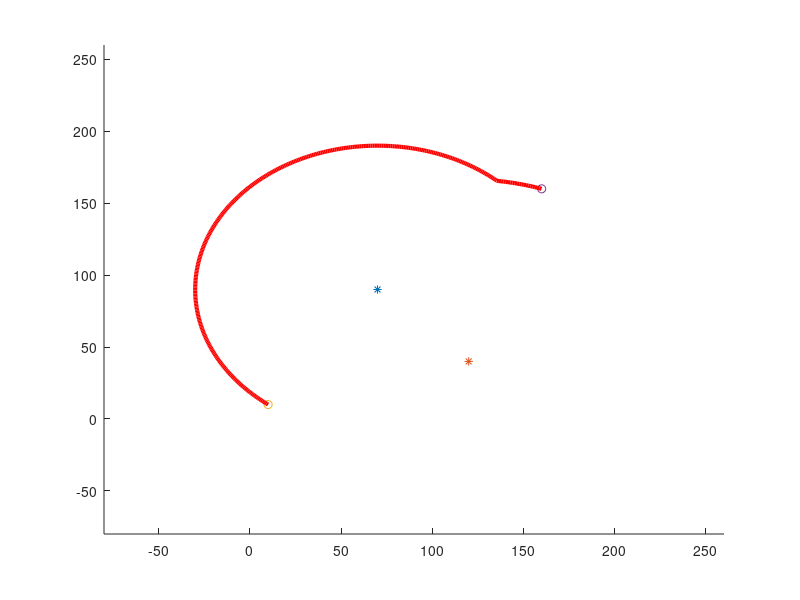

Source code (MATLAB): (Note: this script raises an error after producing the figure.)

start_node = [10,10];
middle_node=[75,75];
end_node   = [160,160];
radiotower=[70,90;
            120,40]; 
Rl=length(radiotower(:,1));
        
d=[];
d=[norm(radiotower(1,:)-start_node)];
d=[d;norm(radiotower(2,:)-end_node)];
dline=norm(radiotower(1,:)-radiotower(2,:));

figure(1)
axis([-80 260 -80 260]); hold on,
for i=1:Rl
    plot(radiotower(i,1),radiotower(i,2),'*');
end
plot(start_node(1),start_node(2),'o');
plot(end_node(1),end_node(2),'o');
hold on,

%%
theta=atan2(start_node(2)-radiotower(1,2),start_node(1)-radiotower(1,1));
while theta > 2*pi
    theta=theta-2*pi;
end
while theta< 0
    theta=theta+2*pi;
end

psi= acos((d(1)^2+dline^2-d(2)^2)/(2*d(1)*dline));
angbetween=atan2(radiotower(2,2)-radiotower(1,2),radiotower(2,1)-radiotower(1,1));
endang=psi+angbetween;
% while endang > 2*pi
%     endang=endang-2*pi;
% end
% while endang < 0
%     endang =endang+2*pi;
% end

cir_x=[];
cir_y=[];
for ang=theta:-0.01:endang
    cirx=d(1)*cos(ang)+radiotower(1,1);
    ciry=d(1)*sin(ang)+radiotower(1,2);
    cir_x=[cir_x;cirx];
    cir_y=[cir_y;ciry];
end
figure(1)
plot(cir_x,cir_y,'r','linewidth',3);
%%

%%
theta=atan2(cir_y(end)-radiotower(2,2),cir_x(end)-radiotower(2,1));
while theta > 2*pi
    theta=theta-2*pi;
end
while theta< 0
    theta=theta+2*pi;
end

endang=atan2(end_node(2)-radiotower(2,2),end_node(1)-radiotower(2,1));
% psi= acos((d(1)^2+dline^2-d(2)^2)/(2*d(1)*dline));
% angbetween=atan2(radiotower(2,2)-radiotower(1,2),radiotower(2,1)-radiotower(1,1));
% endang=angbetween-psi;
endang=endang-2*pi;
while endang > 2*pi
    endang=endang-2*pi;
end
while endang < 0
    endang =endang+2*pi;
end

cir_x=[];
cir_y=[];
for ang=theta:-0.01:endang
    cirx=d(2)*cos(ang)+radiotower(2,1);
    ciry=d(2)*sin(ang)+radiotower(2,2);
    cir_x=[cir_x;cirx];
    cir_y=[cir_y;ciry];
end
figure(1)
plot(cir_x,cir_y,'r','linewidth',3);


circle(radiotower(1,1),radiotower(1,2),d(1));
circle(radiotower(2,1),radiotower(2,2),d(2));
